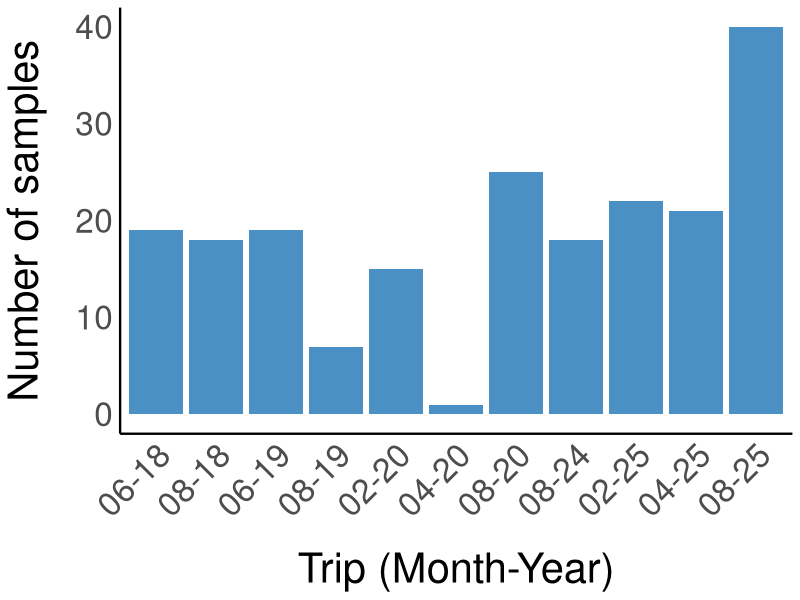
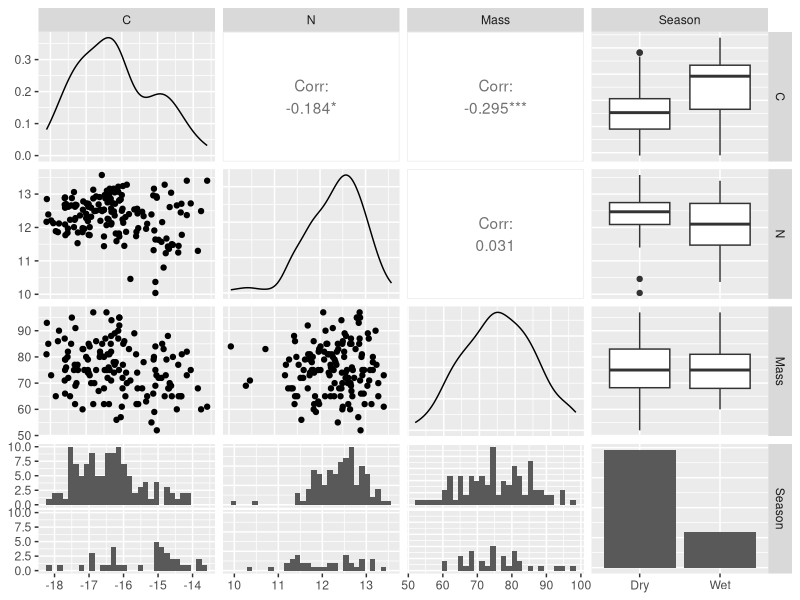
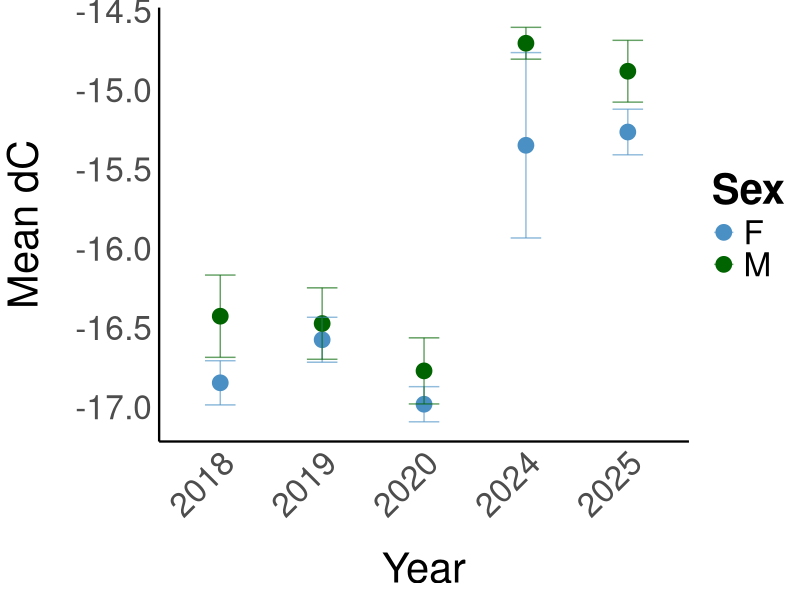
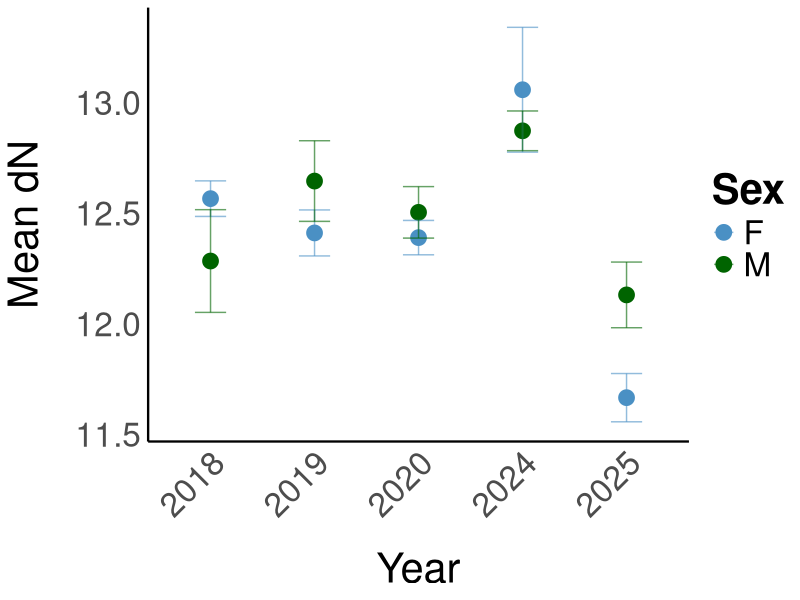
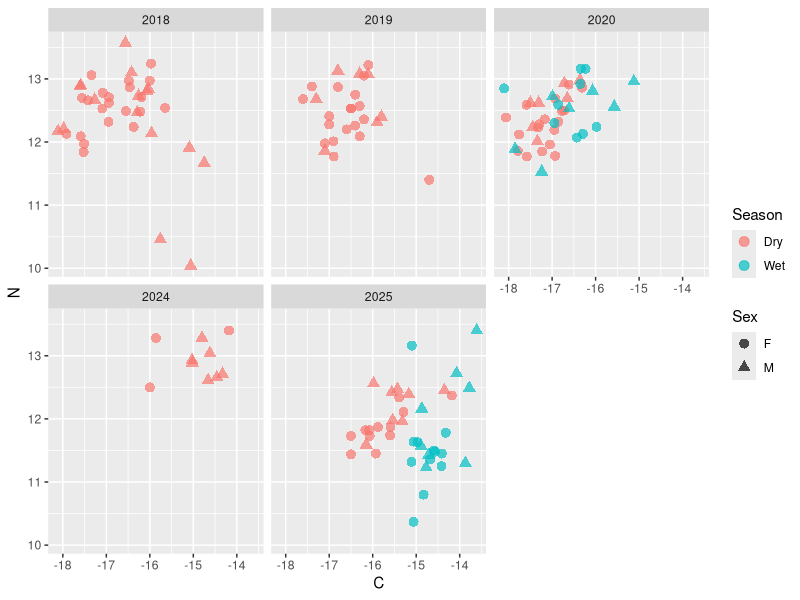
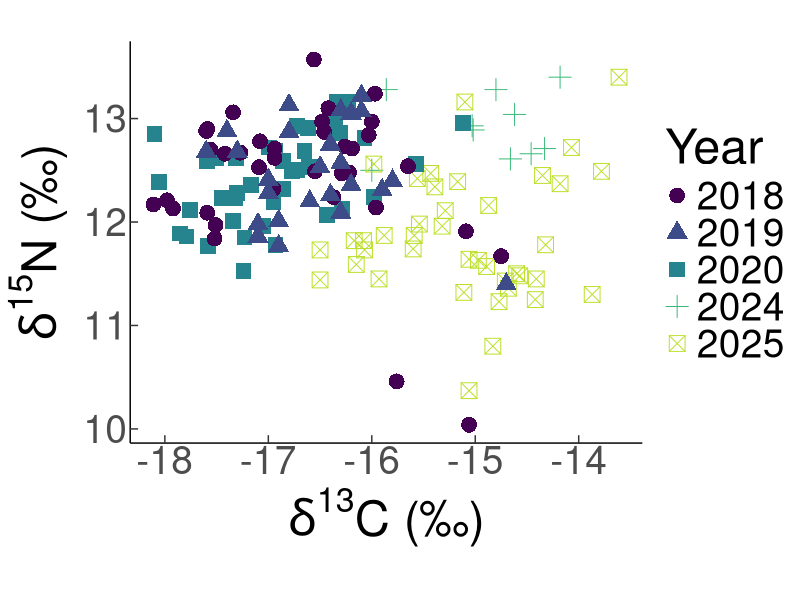
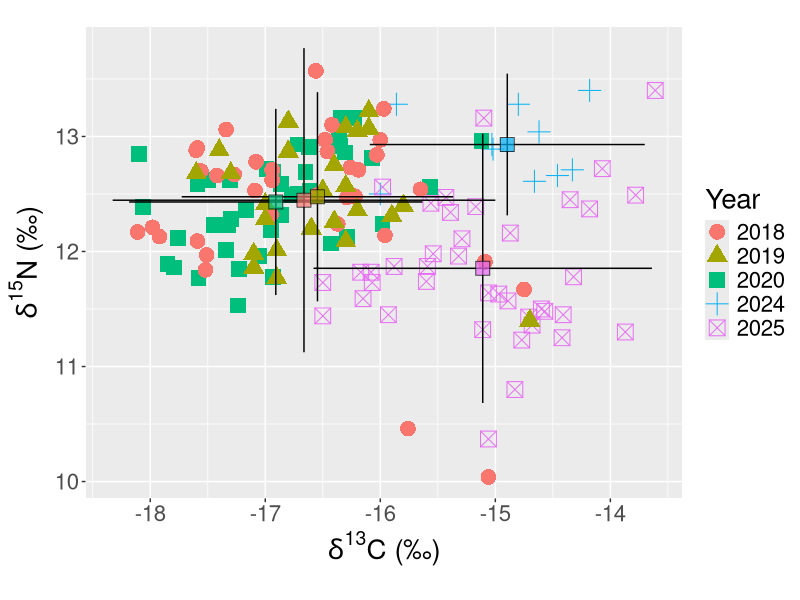
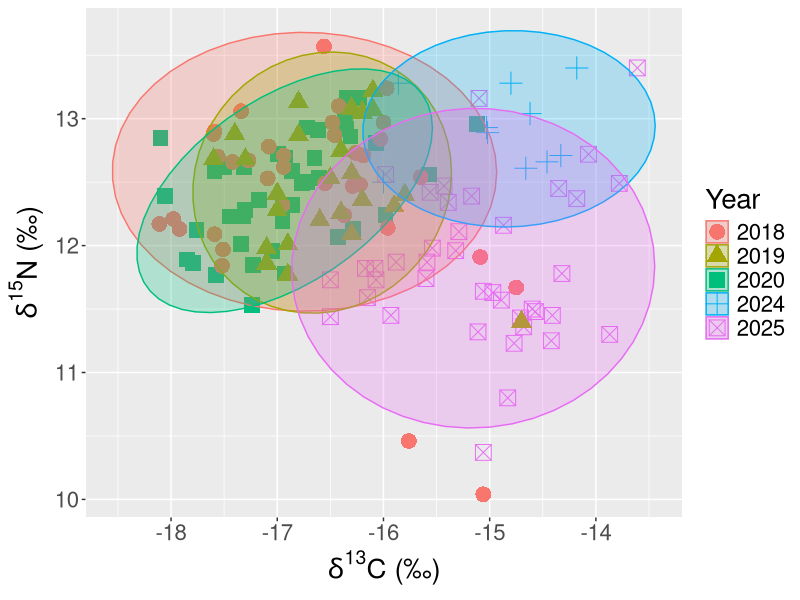

Generate these figures, in order, with R:
## ---- chunk 1
#| include: false
library(patchwork)
library(broom)
library(tidyverse)
library(GGally)

my_theme <- theme_minimal() +
  theme(
    axis.title.x = element_text(size = 30, margin = margin(t = 20)),
    axis.title.y = element_text(size = 30, margin = margin(r = 20)),
    axis.text.x = element_text(size = 24),
    axis.text.y = element_text(size = 24),
    panel.grid.major = element_blank(),
    panel.grid.minor = element_blank(),
    panel.background = element_blank(),
    plot.background = element_blank(),
    legend.title = element_text(size = 30, face = "bold"),
    legend.text = element_text(size = 24),
    strip.text = element_text(size = 30, face = "bold"),
    axis.line = element_line(colour = "black", linewidth = 0.8)) 

cbf <- c("orange", "#56B4E9", "#009E73", "#F0E442","pink")

## ---- chunk 2
#| echo: true
lab_outputs<-read.csv("Lab_outputs.csv",header=TRUE)
head(lab_outputs)
lab_outputs <- lab_outputs[, 1:(ncol(lab_outputs) - 4)]

metadata<-read.csv("Metadata.csv",header=TRUE)
metadata <- metadata[, 1:(ncol(metadata) - 88)]
metadata <- metadata %>%
  mutate(Turtle_ID = row_number())

lab_outputs <- lab_outputs %>%
  mutate(Sample_ID = case_when(
    Sample_type == "Blood" ~ sub("^RBC([0-9]+)[a-zA-Z]$", "\\1", Sample_name), 
    Sample_type == "Skin"  ~ Sample_name,                       
    TRUE ~ Sample_name
  ))
head(lab_outputs)

blood_labs <- lab_outputs %>%
  filter(Sample_type == "Blood") %>%
  mutate(Sample_ID = as.integer(Sample_ID)) %>%
  left_join(metadata %>% select(Blood_RB, Sex, Life_stage, Date, Mass, Adipose_perc,Turtle_ID),
            by = c("Sample_ID" = "Blood_RB")) %>%
  mutate(Sample_ID = as.character(Sample_ID))

skin_labs <- lab_outputs %>%
  filter(Sample_type == "Skin") %>%
  left_join(metadata %>% select(Biopsy_no, Genetics_no, Sex, Life_stage, Date, Mass,Adipose_perc,Turtle_ID) %>%
              pivot_longer(c(Biopsy_no, Genetics_no), values_to = "Sample_ID") %>%
              select(-name),
            by = "Sample_ID")

SIA_full <- bind_rows(blood_labs, skin_labs) %>%
  select(-Sample_ID)

SIA_full <- SIA_full %>%
  mutate(
    Month = month(Date),
    Season = if_else(Month %in% 11:12 | Month %in% 1:4, "Wet", "Dry")
  )
SIA_full$Date <- as.Date(SIA_full$Date, format = "%d/%m/%Y")
SIA_full$Year <- year(SIA_full$Date)
SIA_full$Year <- as.factor(SIA_full$Year)
SIA_full <- SIA_full %>%
  mutate(Mass = as.numeric(Mass))

head(SIA_full)
## ---- chunk 3
SIA_full %>%
  group_by(Sample_type, Sex, Season) %>%
  summarise(
    mean_C = round(mean(C, na.rm = TRUE), 2),
    sd_C   = round(sd(C, na.rm = TRUE), 2),
    mean_N = round(mean(N, na.rm = TRUE), 2),
    sd_N   = round(sd(N, na.rm = TRUE), 2),
    n      = n(),
    .groups = "drop"
  )
## ---- chunk 4

SIA_full <- SIA_full %>%
  mutate(Month_Year = format(Date, "%m-%y")) %>%
  mutate(Month_Year = factor(Month_Year, levels = unique(Month_Year[order(Date)])))
SIA_full %>%
  ggplot(aes(x = Month_Year)) +
  geom_bar(fill = "#4A90C4") +
  labs(
    x = "Trip (Month-Year)",
    y = "Number of samples"
  ) +
  my_theme +
  theme(axis.text.x = element_text(angle = 45, hjust = 1))
## ---- chunk 5
#| echo: true

SIA_biopsy<-SIA_full[SIA_full$Sample_type=="Skin",]
## ---- chunk 6
SIA_biopsy %>%
  select(C, N, Mass, Season) %>%
  ggpairs()
## ---- chunk 7
SIA_biopsy %>%
  group_by(Year, Sex) %>%
  summarise(mean_C = mean(C, na.rm = TRUE),
            se_C = sd(C, na.rm = TRUE) / sqrt(n()),
            n = n(),
            .groups = "drop") %>%
  ggplot(aes(x = Year, y = mean_C, colour = Sex, group = Sex)) +
  geom_point(size = 5) +
  geom_errorbar(aes(ymin = mean_C - se_C, ymax = mean_C + se_C), width = 0.3, alpha = 0.6)+
  scale_colour_manual(values = c("#4A90C4", "darkgreen")) +
  labs(
    x = "Year",
    y = "Mean dC",
    colour = "Sex"
  ) +
  my_theme + 
  theme(axis.text.x = element_text(angle = 45, hjust = 1))

SIA_biopsy %>%
  group_by(Year, Sex) %>%
  summarise(mean_N = mean(N, na.rm = TRUE),
            se_N = sd(N, na.rm = TRUE) / sqrt(n()),
            n = n(),
            .groups = "drop") %>%
  ggplot(aes(x = Year, y = mean_N, colour = Sex, group = Sex)) +
  geom_point(size = 5) +
  geom_errorbar(aes(ymin = mean_N - se_N, ymax = mean_N + se_N), width = 0.3, alpha = 0.6)+
  scale_colour_manual(values = c("#4A90C4", "darkgreen")) +  
  labs(
    x = "Year",
    y = "Mean dN",
    colour = "Sex"
  ) +
  my_theme + 
  theme(axis.text.x = element_text(angle = 45, hjust = 1))

## ---- chunk 8
#| echo: true
SIA_biopsy %>%
  ggplot(aes(x = C, y = N, colour = Season, shape = Sex)) +
  geom_point(size = 3, alpha = 0.7) +
  facet_wrap(~Year)

first.plot <- ggplot(data = SIA_biopsy, 
                   mapping = aes(x = C, 
                                 y = N)) + 
  geom_point(aes(color = Year, shape = Year), size = 5) +
  ylab(expression(paste(delta^{15}, "N (\u2030)"))) +
  xlab(expression(paste(delta^{13}, "C (\u2030)"))) + 
  theme(text = element_text(size=20))

classic.first.plot <- first.plot + theme_classic() + 
  theme(text = element_text(size=35)) + 
  coord_equal() + 
  theme(axis.ticks.length = unit(-0.2, "cm")) +
  scale_colour_viridis_d(end = 0.9)
print(classic.first.plot)

fbmeans <- SIA_biopsy %>% 
  group_by(Year) %>% 
  summarise(count = n(),
            mC = mean(C), 
            sdC = sd(C), 
            mN = mean(N), 
            sdN = sd(N) )
print(fbmeans)

second.plot <- first.plot + 
  geom_errorbar(data = fbmeans, 
                mapping = aes(x = mC, y = mN,
                              ymin = mN - 1.96*sdN, 
                              ymax = mN + 1.96*sdN), 
                width = 0)+
  geom_errorbarh(data = fbmeans, 
                 mapping = aes(x = mC, y = mN,
                               xmin = mC - 1.96*sdC,
                               xmax = mC + 1.96*sdC),
                 height = 0) + 
  geom_point(data = fbmeans, aes(x = mC, 
                                 y = mN,
                                 fill = Year), 
             color = "black", shape = 22, size = 5,
             alpha = 0.7, show.legend = FALSE) + 
  coord_equal()
print(second.plot)

p.ell <- 0.95

ellipse.plot3 <- first.plot + 
  stat_ellipse(aes(group =Year, 
                   fill = Year, 
                   color = Year), 
               alpha = 0.25, 
               level = p.ell,
               type = "t",
               geom = "polygon")
print(ellipse.plot3)
## ---- chunk 9
#| echo: true
first.plot <- ggplot(data = SIA_biopsy, 
                   mapping = aes(x = C, 
                                 y = N)) + 
  geom_point(aes(color = Sex, shape = Sex), size = 5) +
  ylab(expression(paste(delta^{15}, "N (\u2030)"))) +
  xlab(expression(paste(delta^{13}, "C (\u2030)"))) + 
  theme(text = element_text(size=20))

classic.first.plot <- first.plot + theme_classic() + 
  theme(text = element_text(size=35)) + 
  coord_equal() + 
  theme(axis.ticks.length = unit(-0.2, "cm")) +
  scale_colour_viridis_d(end = 0.9)
print(classic.first.plot)

fbmeans <- SIA_biopsy %>% 
  group_by(Sex) %>% 
  summarise(count = n(),
            mC = mean(C), 
            sdC = sd(C), 
            mN = mean(N), 
            sdN = sd(N) )
print(fbmeans)

second.plot <- first.plot + 
  geom_errorbar(data = fbmeans, 
                mapping = aes(x = mC, y = mN,
                              ymin = mN - 1.96*sdN, 
                              ymax = mN + 1.96*sdN), 
                width = 0)+
  geom_errorbarh(data = fbmeans, 
                 mapping = aes(x = mC, y = mN,
                               xmin = mC - 1.96*sdC,
                               xmax = mC + 1.96*sdC),
                 height = 0) + 
  geom_point(data = fbmeans, aes(x = mC, 
                                 y = mN,
                                 fill = Sex), 
             color = "black", shape = 22, size = 5,
             alpha = 0.7, show.legend = FALSE) + 
  coord_equal()
print(second.plot)

p.ell <- 0.95

ellipse.plot3 <- first.plot + 
  stat_ellipse(aes(group =Sex, 
                   fill = Sex, 
                   color = Sex), 
               alpha = 0.25, 
               level = p.ell,
               type = "t",
               geom = "polygon")
print(ellipse.plot3)
## ---- chunk 10
#| echo: true
first.plot <- ggplot(data = SIA_biopsy, 
                   mapping = aes(x = C, 
                                 y = N)) + 
  geom_point(aes(color = Year), size = 5) +
  facet_wrap(~Sex)+
  ylab(expression(paste(delta^{15}, "N (\u2030)"))) +
  xlab(expression(paste(delta^{13}, "C (\u2030)"))) + 
  theme(text = element_text(size=20))

classic.first.plot <- first.plot + theme_classic() + 
  theme(text = element_text(size=35)) + 
  coord_equal() + 
  theme(axis.ticks.length = unit(-0.2, "cm")) +
  scale_colour_viridis_d(end = 0.9)
print(classic.first.plot)

fbmeans <- SIA_biopsy %>% 
  group_by(Year, Sex) %>% 
  summarise(count = n(),
            mC = mean(C), 
            sdC = sd(C), 
            mN = mean(N), 
            sdN = sd(N) )
print(fbmeans)

second.plot <- first.plot + 
  geom_errorbar(data = fbmeans, 
                mapping = aes(x = mC, y = mN,
                              ymin = mN - 1.96*sdN, 
                              ymax = mN + 1.96*sdN), 
                width = 0)+
  geom_errorbarh(data = fbmeans, 
                 mapping = aes(x = mC, y = mN,
                               xmin = mC - 1.96*sdC,
                               xmax = mC + 1.96*sdC),
                 height = 0) + 
  geom_point(data = fbmeans, aes(x = mC, 
                                 y = mN,
                                 fill = Year), 
             color = "black", shape = 22, size = 5,
             alpha = 0.7, show.legend = FALSE) + 
  coord_equal()
print(second.plot)

p.ell <- 0.95

ellipse.plot3 <- first.plot + 
  stat_ellipse(aes(group =Year, 
                   fill = Year, 
                   color = Year), 
               alpha = 0.25, 
               level = p.ell,
               type = "t",
               geom = "polygon")
print(ellipse.plot3)
## ---- chunk 11
#| echo: true
first.plot <- ggplot(data = SIA_biopsy, 
                   mapping = aes(x = C, 
                                 y = N)) + 
  geom_point(aes(color = Year, shape = Season), size = 5) +
  facet_wrap(~Sex)+
  ylab(expression(paste(delta^{15}, "N (\u2030)"))) +
  xlab(expression(paste(delta^{13}, "C (\u2030)"))) + 
  theme(text = element_text(size=20))

classic.first.plot <- first.plot + theme_classic() + 
  theme(text = element_text(size=35)) + 
  coord_equal() + 
  theme(axis.ticks.length = unit(-0.2, "cm")) +
  scale_colour_viridis_d(end = 0.9)
print(classic.first.plot)

fbmeans <- SIA_biopsy %>% 
  group_by(Year, Sex, Season) %>% 
  summarise(count = n(),
            mC = mean(C), 
            sdC = sd(C), 
            mN = mean(N), 
            sdN = sd(N) )
print(fbmeans)

second.plot <- first.plot + 
  geom_errorbar(data = fbmeans, 
                mapping = aes(x = mC, y = mN,
                              ymin = mN - 1.96*sdN, 
                              ymax = mN + 1.96*sdN), 
                width = 0)+
  geom_errorbarh(data = fbmeans, 
                 mapping = aes(x = mC, y = mN,
                               xmin = mC - 1.96*sdC,
                               xmax = mC + 1.96*sdC),
                 height = 0) + 
  geom_point(data = fbmeans, aes(x = mC, 
                                 y = mN,
                                 fill = Year, shape = Season), 
             color = "black", shape = 22, size = 5,
             alpha = 0.7, show.legend = FALSE) + 
  coord_equal()
print(second.plot)

p.ell <- 0.95

ellipse.plot3 <- first.plot + 
  stat_ellipse(aes(group =interaction(Year, Season), 
                   fill = Year, 
                   color = Year,
                   linetype = Season), 
               alpha = 0.25, 
               level = p.ell,
               type = "t",
               geom = "polygon")
print(ellipse.plot3)
## ---- chunk 12
#| echo: true
SIA_biopsy %>% count(Year, Sex, Season)

mC <- lm(C ~ Year + Sex + Season, data = SIA_biopsy)
summary(mC)

shapiro.test(resid(mC))

par(mfrow = c(2,2))
plot(mC)

mN <- lm(N ~ Year + Sex + Season, data = SIA_biopsy)
summary(mN)

shapiro.test(resid(mN))

plot(mN)

mC <- lm(C ~ Year + Sex, data = SIA_biopsy)
summary(mC)

shapiro.test(resid(mC))

par(mfrow = c(2,2))
plot(mC)

mN <- lm(N ~ Year + Sex, data = SIA_biopsy)
summary(mN)

shapiro.test(resid(mN))

plot(mN)
## ---- chunk 13
#| echo: true

SIA_biopsy %>%
  ggplot(aes(x = C, y = Mass)) +
  geom_point(size = 5)

SIA_biopsy %>%
  ggplot(aes(x = N, y = Mass)) +
  geom_point(size = 5)
## ---- chunk 14
#| echo: true

SIA_blood<-SIA_full[SIA_full$Sample_type=="Blood",]
## ---- chunk 15
SIA_blood %>%
  select(C, N, Mass, Season) %>%
  ggpairs()
## ---- chunk 16

SIA_blood %>%
  group_by(Month_Year, Sex) %>%
  summarise(mean_C = mean(C, na.rm = TRUE),
            se_C = sd(C, na.rm = TRUE) / sqrt(n()),
            n = n(),
            .groups = "drop") %>%
  ggplot(aes(x = Month_Year, y = mean_C, colour = Sex, group = Sex)) +
  geom_point(size = 5) +
  geom_errorbar(aes(ymin = mean_C - se_C, ymax = mean_C + se_C), width = 0.3, alpha = 0.6)+
  scale_colour_manual(values = c("#4A90C4", "darkgreen")) +
  labs(
    x = "Month-Year",
    y = "Mean dC",
    colour = "Sex"
  ) +
  my_theme + 
  theme(axis.text.x = element_text(angle = 45, hjust = 1))

SIA_blood %>%
  group_by(Month_Year, Sex) %>%
  summarise(mean_N = mean(N, na.rm = TRUE),
            se_N = sd(N, na.rm = TRUE) / sqrt(n()),
            n = n(),
            .groups = "drop") %>%
  ggplot(aes(x = Month_Year, y = mean_N, colour = Sex, group = Sex)) +
  geom_point(size = 5) +
  geom_errorbar(aes(ymin = mean_N - se_N, ymax = mean_N + se_N), width = 0.3, alpha = 0.6)+
  scale_colour_manual(values = c("#4A90C4", "darkgreen")) +  
  labs(
    x = "Month-Year",
    y = "Mean dN",
    colour = "Sex"
  ) +
  my_theme + 
  theme(axis.text.x = element_text(angle = 45, hjust = 1))

## ---- chunk 17
#| echo: true
SIA_blood %>%
  ggplot(aes(x = C, y = N, colour = Season, shape = Season)) +
  geom_point(size = 3, alpha = 0.7) +
  facet_wrap(~Season)

first.plot <- ggplot(data = SIA_blood, 
                   mapping = aes(x = C, 
                                 y = N)) + 
  geom_point(aes(color = Season, shape = Season), size = 5) +
  ylab(expression(paste(delta^{15}, "N (\u2030)"))) +
  xlab(expression(paste(delta^{13}, "C (\u2030)"))) + 
  theme(text = element_text(size=20))

classic.first.plot <- first.plot + theme_classic() + 
  theme(text = element_text(size=35)) + 
  coord_equal() + 
  theme(axis.ticks.length = unit(-0.2, "cm")) +
  scale_colour_viridis_d(end = 0.9)
print(classic.first.plot)

fbmeans <- SIA_blood %>% 
  group_by(Season) %>% 
  summarise(count = n(),
            mC = mean(C), 
            sdC = sd(C), 
            mN = mean(N), 
            sdN = sd(N) )
print(fbmeans)

second.plot <- first.plot + 
  geom_errorbar(data = fbmeans, 
                mapping = aes(x = mC, y = mN,
                              ymin = mN - 1.96*sdN, 
                              ymax = mN + 1.96*sdN), 
                width = 0)+
  geom_errorbarh(data = fbmeans, 
                 mapping = aes(x = mC, y = mN,
                               xmin = mC - 1.96*sdC,
                               xmax = mC + 1.96*sdC),
                 height = 0) + 
  geom_point(data = fbmeans, aes(x = mC, 
                                 y = mN,
                                 fill = Season), 
             color = "black", shape = 22, size = 5,
             alpha = 0.7, show.legend = FALSE) + 
  coord_equal()
print(second.plot)

p.ell <- 0.95

ellipse.plot3 <- first.plot + 
  stat_ellipse(aes(group =Season, 
                   fill = Season, 
                   color = Season), 
               alpha = 0.25, 
               level = p.ell,
               type = "t",
               geom = "polygon")
print(ellipse.plot3)
## ---- chunk 18
#| echo: true
first.plot <- ggplot(data = SIA_blood, 
                   mapping = aes(x = C, 
                                 y = N)) + 
  geom_point(aes(color = Sex, shape = Sex), size = 5) +
  ylab(expression(paste(delta^{15}, "N (\u2030)"))) +
  xlab(expression(paste(delta^{13}, "C (\u2030)"))) + 
  theme(text = element_text(size=20))

classic.first.plot <- first.plot + theme_classic() + 
  theme(text = element_text(size=35)) + 
  coord_equal() + 
  theme(axis.ticks.length = unit(-0.2, "cm")) +
  scale_colour_viridis_d(end = 0.9)
print(classic.first.plot)

fbmeans <- SIA_blood %>% 
  group_by(Sex) %>% 
  summarise(count = n(),
            mC = mean(C), 
            sdC = sd(C), 
            mN = mean(N), 
            sdN = sd(N) )
print(fbmeans)

second.plot <- first.plot + 
  geom_errorbar(data = fbmeans, 
                mapping = aes(x = mC, y = mN,
                              ymin = mN - 1.96*sdN, 
                              ymax = mN + 1.96*sdN), 
                width = 0)+
  geom_errorbarh(data = fbmeans, 
                 mapping = aes(x = mC, y = mN,
                               xmin = mC - 1.96*sdC,
                               xmax = mC + 1.96*sdC),
                 height = 0) + 
  geom_point(data = fbmeans, aes(x = mC, 
                                 y = mN,
                                 fill = Sex), 
             color = "black", shape = 22, size = 5,
             alpha = 0.7, show.legend = FALSE) + 
  coord_equal()
print(second.plot)

p.ell <- 0.95

ellipse.plot3 <- first.plot + 
  stat_ellipse(aes(group =Sex, 
                   fill = Sex, 
                   color = Sex), 
               alpha = 0.25, 
               level = p.ell,
               type = "t",
               geom = "polygon")
print(ellipse.plot3)
## ---- chunk 19
#| echo: true
first.plot <- ggplot(data = SIA_blood, 
                   mapping = aes(x = C, 
                                 y = N)) + 
  geom_point(aes(color = Season), size = 5) +
  facet_wrap(~Sex)+
  ylab(expression(paste(delta^{15}, "N (\u2030)"))) +
  xlab(expression(paste(delta^{13}, "C (\u2030)"))) + 
  theme(text = element_text(size=20))

classic.first.plot <- first.plot + theme_classic() + 
  theme(text = element_text(size=35)) + 
  coord_equal() + 
  theme(axis.ticks.length = unit(-0.2, "cm")) +
  scale_colour_viridis_d(end = 0.9)
print(classic.first.plot)

fbmeans <- SIA_biopsy %>% 
  group_by(Year, Sex) %>% 
  summarise(count = n(),
            mC = mean(C), 
            sdC = sd(C), 
            mN = mean(N), 
            sdN = sd(N) )
print(fbmeans)

second.plot <- first.plot + 
  geom_errorbar(data = fbmeans, 
                mapping = aes(x = mC, y = mN,
                              ymin = mN - 1.96*sdN, 
                              ymax = mN + 1.96*sdN), 
                width = 0)+
  geom_errorbarh(data = fbmeans, 
                 mapping = aes(x = mC, y = mN,
                               xmin = mC - 1.96*sdC,
                               xmax = mC + 1.96*sdC),
                 height = 0) + 
  geom_point(data = fbmeans, aes(x = mC, 
                                 y = mN,
                                 fill = Year), 
             color = "black", shape = 22, size = 5,
             alpha = 0.7, show.legend = FALSE) + 
  coord_equal()
print(second.plot)

p.ell <- 0.95

ellipse.plot3 <- first.plot + 
  stat_ellipse(aes(group =Year, 
                   fill = Year, 
                   color = Year), 
               alpha = 0.25, 
               level = p.ell,
               type = "t",
               geom = "polygon")
print(ellipse.plot3)
## ---- chunk 20
#| echo: true
first.plot <- ggplot(data = SIA_blood, 
                   mapping = aes(x = C, 
                                 y = N)) + 
  geom_point(aes(color = Month_Year), size = 5) +
  facet_wrap(~Sex)+
  ylab(expression(paste(delta^{15}, "N (\u2030)"))) +
  xlab(expression(paste(delta^{13}, "C (\u2030)"))) + 
  theme(text = element_text(size=20))

classic.first.plot <- first.plot + theme_classic() + 
  theme(text = element_text(size=35)) + 
  coord_equal() + 
  theme(axis.ticks.length = unit(-0.2, "cm")) +
  scale_colour_viridis_d(end = 0.9)
print(classic.first.plot)

fbmeans <- SIA_blood %>% 
  group_by(Month_Year, Sex) %>% 
  summarise(count = n(),
            mC = mean(C), 
            sdC = sd(C), 
            mN = mean(N), 
            sdN = sd(N) )
print(fbmeans)

second.plot <- first.plot + 
  geom_errorbar(data = fbmeans, 
                mapping = aes(x = mC, y = mN,
                              ymin = mN - 1.96*sdN, 
                              ymax = mN + 1.96*sdN), 
                width = 0)+
  geom_errorbarh(data = fbmeans, 
                 mapping = aes(x = mC, y = mN,
                               xmin = mC - 1.96*sdC,
                               xmax = mC + 1.96*sdC),
                 height = 0) + 
  geom_point(data = fbmeans, aes(x = mC, 
                                 y = mN,
                                 fill = Month_Year), 
             color = "black", shape = 22, size = 5,
             alpha = 0.7, show.legend = FALSE) + 
  coord_equal()
print(second.plot)

p.ell <- 0.95

ellipse.plot3 <- first.plot + 
  stat_ellipse(aes(group = Month_Year, 
                   fill = Month_Year, 
                   color = Month_Year,
                   linetype = Month_Year), 
               alpha = 0.25, 
               level = p.ell,
               type = "t",
               geom = "polygon")
print(ellipse.plot3)
## ---- chunk 21
#| echo: true
SIA_blood %>% count(Year, Sex, Season)

mC <- lm(C ~ Year + Sex + Season, data = SIA_blood)
summary(mC)

shapiro.test(resid(mC))

par(mfrow = c(2,2))
plot(mC)

mN <- lm(N ~ Year + Sex + Season, data = SIA_blood)
summary(mN)

shapiro.test(resid(mN))

plot(mN)

## ---- chunk 22
#| echo: true

SIA_blood %>%
  ggplot(aes(x = C, y = Mass)) +
  geom_point(size = 5)

SIA_blood %>%
  ggplot(aes(x = N, y = Mass)) +
  geom_point(size = 5)

summary(lm(C ~ Mass + Season, data = SIA_blood))
summary(lm(N ~ Mass +  Season, data = SIA_blood))

#Significant effect of mass for nitrogen, both significant when you take out sex

SIA_blood %>%
  ggplot(aes(x = C, y = Adipose_perc)) +
  geom_point(size = 5)

SIA_blood %>%
  ggplot(aes(x = N, y = Adipose_perc)) +
  geom_point(size = 5)

summary(lm(C ~ Adipose_perc + Sex, data = SIA_blood))
summary(lm(N ~ Adipose_perc +  Sex, data = SIA_blood))
## ---- chunk 23
paired_ids <- SIA_full %>%
  group_by(Turtle_ID) %>%
  summarise(has_skin = any(Sample_type == "Skin"),
            has_blood = any(Sample_type == "Blood")) %>%
  filter(has_skin & has_blood) %>%
  pull(Turtle_ID)

SIA_both <- SIA_full %>%
  filter(Turtle_ID %in% paired_ids)

n_distinct(SIA_both$Turtle_ID)

head(SIA_both)

#TDFS

discrim <- tribble(
  ~Sample_type, ~Isotope, ~TDF, ~TDF_sd,
  "Blood", "C", 0.46, 0.35,
  "Blood", "N", 1.49, 0.76,
  "Skin",  "C", 2.26, 0.61,
  "Skin",  "N", 1.85, 0.50
)

SIA_both_corrected <- SIA_both %>%
  left_join(discrim %>% filter(Isotope == "C") %>% select(Sample_type, TDF_C = TDF), by = "Sample_type") %>%
  left_join(discrim %>% filter(Isotope == "N") %>% select(Sample_type, TDF_N = TDF), by = "Sample_type") %>%
  mutate(C_diet = C - TDF_C,
         N_diet = N - TDF_N)

SIA_both_long <- SIA_both_corrected %>%
  select(Turtle_ID, Sample_type, C, N) %>%
  pivot_longer(cols = c(C, N), names_to = "Isotope", values_to = "Value") %>%
  mutate(Sample_type = factor(Sample_type, levels = c("Blood", "Skin")))

ggplot(SIA_both_long, aes(x = Sample_type, y = Value, group = Turtle_ID)) +
  geom_line(alpha = 0.3, colour = "grey40") +
  geom_point(aes(colour = Sample_type), size = 4, alpha = 0.8) +
  facet_wrap(~Isotope, scales = "free_y", 
             labeller = as_labeller(c(C = "δ13C (‰)", N = "δ15N (‰)"))) +
  scale_colour_manual(values = c("#4A90C4", "darkgreen")) +
  labs(x = "Tissue", y = NULL, colour = "Tissue") +
  my_theme


#48 individuals with both biopsy and bloods

first.plot <- ggplot(data = SIA_both_corrected, 
                   mapping = aes(x = C_diet, y = N_diet)) + 
  geom_point(aes(color = Sample_type), size = 5) +
  ylab(expression(paste(delta^{15}, "N (\u2030)"))) +
  xlab(expression(paste(delta^{13}, "C (\u2030)"))) + 
  theme(text = element_text(size = 20))

classic.first.plot <- first.plot + theme_classic() + 
  theme(text = element_text(size = 35)) + 
  coord_equal() + 
  theme(axis.ticks.length = unit(-0.2, "cm")) +
  scale_colour_manual(values = c("#4A90C4", "darkgreen"))
print(classic.first.plot)

fbmeans <- SIA_both_corrected %>% 
  group_by(Sample_type) %>% 
  summarise(count = n(),
            mC = mean(C_diet), sdC = sd(C_diet), 
            mN = mean(N_diet), sdN = sd(N_diet))
print(fbmeans)

second.plot <- first.plot + 
  geom_errorbar(data = fbmeans, 
                mapping = aes(x = mC, y = mN,
                              ymin = mN - 1.96*sdN, 
                              ymax = mN + 1.96*sdN), 
                width = 0) +
  geom_errorbarh(data = fbmeans, 
                 mapping = aes(x = mC, y = mN,
                               xmin = mC - 1.96*sdC,
                               xmax = mC + 1.96*sdC),
                 height = 0) + 
  geom_point(data = fbmeans, aes(x = mC, y = mN, fill = Sample_type), 
             color = "black", shape = 22, size = 6,
             alpha = 0.9, show.legend = FALSE) + 
  coord_equal()
print(second.plot)

ellipse.plot3 <- first.plot + 
  stat_ellipse(aes(group = Sample_type, 
                   fill = Sample_type, 
                   color = Sample_type), 
               alpha = 0.25, 
               level = p.ell,
               type = "t",
               geom = "polygon") +
  coord_equal()
print(ellipse.plot3)
## ---- chunk 24
individual_shift <- SIA_both_corrected %>%
  select(Turtle_ID, Sample_type, C_diet, N_diet) %>%
  pivot_wider(names_from = Sample_type, values_from = c(C_diet, N_diet)) %>%
  mutate(
    C_shift = C_diet_Skin - C_diet_Blood,   # positive = long-term diet more 13C-enriched than recent
    N_shift = N_diet_Skin - N_diet_Blood    # positive = long-term diet higher trophic level than recent
  )

individual_shift %>%
  ggplot(aes(x = C_shift)) +
  geom_histogram(bins = 15, fill = "#4A90C4", colour = "white") +
  geom_vline(xintercept = 0, linetype = "dashed", colour = "grey30") +
  labs(x = "Skin − Blood δ13C shift (diet-corrected, ‰)", y = "Number of individuals") +
  my_theme

shift_model <- lm(C_shift ~ Sex + Year, data = individual_shift %>% left_join(SIA_both_corrected %>% distinct(Turtle_ID, Sex, Year), by = "Turtle_ID"))
summary(shift_model)
## ---- chunk 25

#requires DBCA data from export
